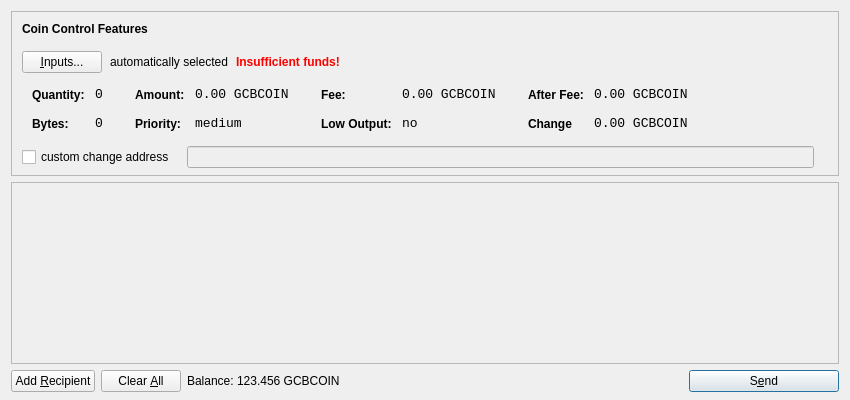
<?xml version="1.0" encoding="UTF-8"?>
<ui version="4.0">
 <class>SendCoinsDialog</class>
 <widget class="QDialog" name="SendCoinsDialog">
  <property name="geometry">
   <rect>
    <x>0</x>
    <y>0</y>
    <width>850</width>
    <height>400</height>
   </rect>
  </property>
  <property name="windowTitle">
   <string>Send Coins</string>
  </property>
  <layout class="QVBoxLayout" name="verticalLayout" stretch="0,1,0">
   <property name="bottomMargin">
    <number>8</number>
   </property>
   <item>
    <widget class="QFrame" name="frameCoinControl">
     <property name="sizePolicy">
      <sizepolicy hsizetype="Expanding" vsizetype="Expanding">
       <horstretch>0</horstretch>
       <verstretch>0</verstretch>
      </sizepolicy>
     </property>
     <property name="maximumSize">
      <size>
       <width>16777215</width>
       <height>16777215</height>
      </size>
     </property>
     <property name="frameShape">
      <enum>QFrame::StyledPanel</enum>
     </property>
     <property name="frameShadow">
      <enum>QFrame::Sunken</enum>
     </property>
     <layout class="QVBoxLayout" name="verticalLayoutCoinControl2">
      <property name="spacing">
       <number>6</number>
      </property>
      <property name="leftMargin">
       <number>0</number>
      </property>
      <property name="topMargin">
       <number>0</number>
      </property>
      <property name="rightMargin">
       <number>0</number>
      </property>
      <property name="bottomMargin">
       <number>6</number>
      </property>
      <item>
       <layout class="QVBoxLayout" name="verticalLayoutCoinControl" stretch="0,0,0,0,1">
        <property name="spacing">
         <number>0</number>
        </property>
        <property name="leftMargin">
         <number>10</number>
        </property>
        <property name="topMargin">
         <number>10</number>
        </property>
        <item>
         <layout class="QHBoxLayout" name="horizontalLayoutCoinControl1">
          <property name="bottomMargin">
           <number>15</number>
          </property>
          <item>
           <widget class="QLabel" name="labelCoinControlFeatures">
            <property name="sizePolicy">
             <sizepolicy hsizetype="Preferred" vsizetype="Maximum">
              <horstretch>0</horstretch>
              <verstretch>0</verstretch>
             </sizepolicy>
            </property>
            <property name="font">
             <font>
              <weight>75</weight>
              <bold>true</bold>
             </font>
            </property>
            <property name="styleSheet">
             <string notr="true">font-weight:bold;</string>
            </property>
            <property name="text">
             <string>Coin Control Features</string>
            </property>
           </widget>
          </item>
         </layout>
        </item>
        <item>
         <layout class="QHBoxLayout" name="horizontalLayoutCoinControl2" stretch="0,0,0,0">
          <property name="spacing">
           <number>8</number>
          </property>
          <property name="bottomMargin">
           <number>10</number>
          </property>
          <item>
           <widget class="QPushButton" name="pushButtonCoinControl">
            <property name="styleSheet">
             <string notr="true"/>
            </property>
            <property name="text">
             <string>&amp;Inputs...</string>
            </property>
           </widget>
          </item>
          <item>
           <widget class="QLabel" name="labelCoinControlAutomaticallySelected">
            <property name="text">
             <string>automatically selected</string>
            </property>
            <property name="margin">
             <number>5</number>
            </property>
           </widget>
          </item>
          <item>
           <widget class="QLabel" name="labelCoinControlInsuffFunds">
            <property name="font">
             <font>
              <weight>75</weight>
              <bold>true</bold>
             </font>
            </property>
            <property name="styleSheet">
             <string notr="true">color:red;font-weight:bold;</string>
            </property>
            <property name="text">
             <string>Insufficient funds!</string>
            </property>
            <property name="margin">
             <number>5</number>
            </property>
           </widget>
          </item>
          <item>
           <spacer name="horizontalSpacerCoinControl">
            <property name="orientation">
             <enum>Qt::Horizontal</enum>
            </property>
            <property name="sizeHint" stdset="0">
             <size>
              <width>40</width>
              <height>1</height>
             </size>
            </property>
           </spacer>
          </item>
         </layout>
        </item>
        <item>
         <widget class="QWidget" name="widgetCoinControl" native="true">
          <property name="sizePolicy">
           <sizepolicy hsizetype="Preferred" vsizetype="Preferred">
            <horstretch>0</horstretch>
            <verstretch>0</verstretch>
           </sizepolicy>
          </property>
          <property name="minimumSize">
           <size>
            <width>0</width>
            <height>0</height>
           </size>
          </property>
          <property name="styleSheet">
           <string notr="true"/>
          </property>
          <layout class="QHBoxLayout" name="horizontalLayoutCoinControl5">
           <property name="leftMargin">
            <number>0</number>
           </property>
           <property name="topMargin">
            <number>0</number>
           </property>
           <property name="rightMargin">
            <number>0</number>
           </property>
           <property name="bottomMargin">
            <number>0</number>
           </property>
           <item>
            <layout class="QHBoxLayout" name="horizontalLayoutCoinControl3" stretch="0,0,0,1">
             <property name="spacing">
              <number>20</number>
             </property>
             <property name="topMargin">
              <number>0</number>
             </property>
             <property name="bottomMargin">
              <number>10</number>
             </property>
             <item>
              <layout class="QFormLayout" name="formLayoutCoinControl1">
               <property name="horizontalSpacing">
                <number>10</number>
               </property>
               <property name="verticalSpacing">
                <number>14</number>
               </property>
               <property name="leftMargin">
                <number>10</number>
               </property>
               <property name="topMargin">
                <number>4</number>
               </property>
               <property name="rightMargin">
                <number>6</number>
               </property>
               <item row="0" column="0">
                <widget class="QLabel" name="labelCoinControlQuantityText">
                 <property name="styleSheet">
                  <string notr="true">font-weight:bold;</string>
                 </property>
                 <property name="text">
                  <string>Quantity:</string>
                 </property>
                 <property name="margin">
                  <number>0</number>
                 </property>
                </widget>
               </item>
               <item row="0" column="1">
                <widget class="QLabel" name="labelCoinControlQuantity">
                 <property name="font">
                  <font>
                   <family>Monospace</family>
                   <pointsize>10</pointsize>
                  </font>
                 </property>
                 <property name="cursor">
                  <cursorShape>IBeamCursor</cursorShape>
                 </property>
                 <property name="contextMenuPolicy">
                  <enum>Qt::ActionsContextMenu</enum>
                 </property>
                 <property name="text">
                  <string>0</string>
                 </property>
                 <property name="margin">
                  <number>0</number>
                 </property>
                 <property name="textInteractionFlags">
                  <set>Qt::LinksAccessibleByMouse|Qt::TextSelectableByKeyboard|Qt::TextSelectableByMouse</set>
                 </property>
                </widget>
               </item>
               <item row="1" column="0">
                <widget class="QLabel" name="labelCoinControlBytesText">
                 <property name="styleSheet">
                  <string notr="true">font-weight:bold;</string>
                 </property>
                 <property name="text">
                  <string>Bytes:</string>
                 </property>
                </widget>
               </item>
               <item row="1" column="1">
                <widget class="QLabel" name="labelCoinControlBytes">
                 <property name="font">
                  <font>
                   <family>Monospace</family>
                   <pointsize>10</pointsize>
                  </font>
                 </property>
                 <property name="cursor">
                  <cursorShape>IBeamCursor</cursorShape>
                 </property>
                 <property name="contextMenuPolicy">
                  <enum>Qt::ActionsContextMenu</enum>
                 </property>
                 <property name="text">
                  <string>0</string>
                 </property>
                 <property name="textInteractionFlags">
                  <set>Qt::LinksAccessibleByMouse|Qt::TextSelectableByKeyboard|Qt::TextSelectableByMouse</set>
                 </property>
                </widget>
               </item>
              </layout>
             </item>
             <item>
              <layout class="QFormLayout" name="formLayoutCoinControl2">
               <property name="horizontalSpacing">
                <number>10</number>
               </property>
               <property name="verticalSpacing">
                <number>14</number>
               </property>
               <property name="leftMargin">
                <number>6</number>
               </property>
               <property name="topMargin">
                <number>4</number>
               </property>
               <property name="rightMargin">
                <number>6</number>
               </property>
               <item row="0" column="0">
                <widget class="QLabel" name="labelCoinControlAmountText">
                 <property name="styleSheet">
                  <string notr="true">font-weight:bold;</string>
                 </property>
                 <property name="text">
                  <string>Amount:</string>
                 </property>
                 <property name="margin">
                  <number>0</number>
                 </property>
                </widget>
               </item>
               <item row="0" column="1">
                <widget class="QLabel" name="labelCoinControlAmount">
                 <property name="font">
                  <font>
                   <family>Monospace</family>
                   <pointsize>10</pointsize>
                  </font>
                 </property>
                 <property name="cursor">
                  <cursorShape>IBeamCursor</cursorShape>
                 </property>
                 <property name="contextMenuPolicy">
                  <enum>Qt::ActionsContextMenu</enum>
                 </property>
                 <property name="text">
                  <string>0.00 GCBCOIN</string>
                 </property>
                 <property name="textInteractionFlags">
                  <set>Qt::LinksAccessibleByMouse|Qt::TextSelectableByKeyboard|Qt::TextSelectableByMouse</set>
                 </property>
                </widget>
               </item>
               <item row="1" column="0">
                <widget class="QLabel" name="labelCoinControlPriorityText">
                 <property name="styleSheet">
                  <string notr="true">font-weight:bold;</string>
                 </property>
                 <property name="text">
                  <string>Priority:</string>
                 </property>
                </widget>
               </item>
               <item row="1" column="1">
                <widget class="QLabel" name="labelCoinControlPriority">
                 <property name="font">
                  <font>
                   <family>Monospace</family>
                   <pointsize>10</pointsize>
                  </font>
                 </property>
                 <property name="cursor">
                  <cursorShape>IBeamCursor</cursorShape>
                 </property>
                 <property name="contextMenuPolicy">
                  <enum>Qt::ActionsContextMenu</enum>
                 </property>
                 <property name="text">
                  <string>medium</string>
                 </property>
                 <property name="textInteractionFlags">
                  <set>Qt::LinksAccessibleByMouse|Qt::TextSelectableByKeyboard|Qt::TextSelectableByMouse</set>
                 </property>
                </widget>
               </item>
              </layout>
             </item>
             <item>
              <layout class="QFormLayout" name="formLayoutCoinControl3">
               <property name="horizontalSpacing">
                <number>10</number>
               </property>
               <property name="verticalSpacing">
                <number>14</number>
               </property>
               <property name="leftMargin">
                <number>6</number>
               </property>
               <property name="topMargin">
                <number>4</number>
               </property>
               <property name="rightMargin">
                <number>6</number>
               </property>
               <item row="0" column="0">
                <widget class="QLabel" name="labelCoinControlFeeText">
                 <property name="styleSheet">
                  <string notr="true">font-weight:bold;</string>
                 </property>
                 <property name="text">
                  <string>Fee:</string>
                 </property>
                 <property name="margin">
                  <number>0</number>
                 </property>
                </widget>
               </item>
               <item row="0" column="1">
                <widget class="QLabel" name="labelCoinControlFee">
                 <property name="font">
                  <font>
                   <family>Monospace</family>
                   <pointsize>10</pointsize>
                  </font>
                 </property>
                 <property name="cursor">
                  <cursorShape>IBeamCursor</cursorShape>
                 </property>
                 <property name="contextMenuPolicy">
                  <enum>Qt::ActionsContextMenu</enum>
                 </property>
                 <property name="text">
                  <string>0.00 GCBCOIN</string>
                 </property>
                 <property name="textInteractionFlags">
                  <set>Qt::LinksAccessibleByMouse|Qt::TextSelectableByKeyboard|Qt::TextSelectableByMouse</set>
                 </property>
                </widget>
               </item>
               <item row="1" column="0">
                <widget class="QLabel" name="labelCoinControlLowOutputText">
                 <property name="styleSheet">
                  <string notr="true">font-weight:bold;</string>
                 </property>
                 <property name="text">
                  <string>Low Output:</string>
                 </property>
                </widget>
               </item>
               <item row="1" column="1">
                <widget class="QLabel" name="labelCoinControlLowOutput">
                 <property name="font">
                  <font>
                   <family>Monospace</family>
                   <pointsize>10</pointsize>
                  </font>
                 </property>
                 <property name="cursor">
                  <cursorShape>IBeamCursor</cursorShape>
                 </property>
                 <property name="contextMenuPolicy">
                  <enum>Qt::ActionsContextMenu</enum>
                 </property>
                 <property name="text">
                  <string>no</string>
                 </property>
                 <property name="textInteractionFlags">
                  <set>Qt::LinksAccessibleByMouse|Qt::TextSelectableByKeyboard|Qt::TextSelectableByMouse</set>
                 </property>
                </widget>
               </item>
              </layout>
             </item>
             <item>
              <layout class="QFormLayout" name="formLayoutCoinControl4">
               <property name="horizontalSpacing">
                <number>10</number>
               </property>
               <property name="verticalSpacing">
                <number>14</number>
               </property>
               <property name="leftMargin">
                <number>6</number>
               </property>
               <property name="topMargin">
                <number>4</number>
               </property>
               <property name="rightMargin">
                <number>6</number>
               </property>
               <item row="0" column="0">
                <widget class="QLabel" name="labelCoinControlAfterFeeText">
                 <property name="styleSheet">
                  <string notr="true">font-weight:bold;</string>
                 </property>
                 <property name="text">
                  <string>After Fee:</string>
                 </property>
                 <property name="margin">
                  <number>0</number>
                 </property>
                </widget>
               </item>
               <item row="0" column="1">
                <widget class="QLabel" name="labelCoinControlAfterFee">
                 <property name="font">
                  <font>
                   <family>Monospace</family>
                   <pointsize>10</pointsize>
                  </font>
                 </property>
                 <property name="cursor">
                  <cursorShape>IBeamCursor</cursorShape>
                 </property>
                 <property name="contextMenuPolicy">
                  <enum>Qt::ActionsContextMenu</enum>
                 </property>
                 <property name="text">
                  <string>0.00 GCBCOIN</string>
                 </property>
                 <property name="textInteractionFlags">
                  <set>Qt::LinksAccessibleByMouse|Qt::TextSelectableByKeyboard|Qt::TextSelectableByMouse</set>
                 </property>
                </widget>
               </item>
               <item row="1" column="0">
                <widget class="QLabel" name="labelCoinControlChangeText">
                 <property name="styleSheet">
                  <string notr="true">font-weight:bold;</string>
                 </property>
                 <property name="text">
                  <string>Change</string>
                 </property>
                </widget>
               </item>
               <item row="1" column="1">
                <widget class="QLabel" name="labelCoinControlChange">
                 <property name="font">
                  <font>
                   <family>Monospace</family>
                   <pointsize>10</pointsize>
                  </font>
                 </property>
                 <property name="cursor">
                  <cursorShape>IBeamCursor</cursorShape>
                 </property>
                 <property name="contextMenuPolicy">
                  <enum>Qt::ActionsContextMenu</enum>
                 </property>
                 <property name="text">
                  <string>0.00 GCBCOIN</string>
                 </property>
                 <property name="textInteractionFlags">
                  <set>Qt::LinksAccessibleByMouse|Qt::TextSelectableByKeyboard|Qt::TextSelectableByMouse</set>
                 </property>
                </widget>
               </item>
              </layout>
             </item>
            </layout>
           </item>
          </layout>
         </widget>
        </item>
        <item>
         <layout class="QHBoxLayout" name="horizontalLayoutCoinControl4" stretch="0,0,0">
          <property name="spacing">
           <number>12</number>
          </property>
          <property name="sizeConstraint">
           <enum>QLayout::SetDefaultConstraint</enum>
          </property>
          <property name="topMargin">
           <number>5</number>
          </property>
          <property name="rightMargin">
           <number>5</number>
          </property>
          <item>
           <widget class="QCheckBox" name="checkBoxCoinControlChange">
            <property name="text">
             <string>custom change address</string>
            </property>
           </widget>
          </item>
          <item>
           <widget class="QLineEdit" name="lineEditCoinControlChange">
            <property name="enabled">
             <bool>false</bool>
            </property>
            <property name="sizePolicy">
             <sizepolicy hsizetype="Expanding" vsizetype="Fixed">
              <horstretch>0</horstretch>
              <verstretch>0</verstretch>
             </sizepolicy>
            </property>
           </widget>
          </item>
          <item>
           <widget class="QLabel" name="labelCoinControlChangeLabel">
            <property name="sizePolicy">
             <sizepolicy hsizetype="Preferred" vsizetype="Expanding">
              <horstretch>0</horstretch>
              <verstretch>0</verstretch>
             </sizepolicy>
            </property>
            <property name="minimumSize">
             <size>
              <width>0</width>
              <height>0</height>
             </size>
            </property>
            <property name="text">
             <string/>
            </property>
            <property name="margin">
             <number>3</number>
            </property>
           </widget>
          </item>
         </layout>
        </item>
        <item>
         <spacer name="verticalSpacerCoinControl">
          <property name="orientation">
           <enum>Qt::Vertical</enum>
          </property>
          <property name="sizeHint" stdset="0">
           <size>
            <width>800</width>
            <height>1</height>
           </size>
          </property>
         </spacer>
        </item>
       </layout>
      </item>
     </layout>
    </widget>
   </item>
   <item>
    <widget class="QScrollArea" name="scrollArea">
     <property name="widgetResizable">
      <bool>true</bool>
     </property>
     <widget class="QWidget" name="scrollAreaWidgetContents">
      <property name="geometry">
       <rect>
        <x>0</x>
        <y>0</y>
        <width>830</width>
        <height>173</height>
       </rect>
      </property>
      <layout class="QVBoxLayout" name="verticalLayout_2">
       <property name="leftMargin">
        <number>0</number>
       </property>
       <property name="topMargin">
        <number>0</number>
       </property>
       <property name="rightMargin">
        <number>0</number>
       </property>
       <property name="bottomMargin">
        <number>0</number>
       </property>
       <item>
        <layout class="QVBoxLayout" name="entries">
         <property name="spacing">
          <number>6</number>
         </property>
        </layout>
       </item>
       <item>
        <spacer name="verticalSpacer">
         <property name="orientation">
          <enum>Qt::Vertical</enum>
         </property>
         <property name="sizeHint" stdset="0">
          <size>
           <width>20</width>
           <height>40</height>
          </size>
         </property>
        </spacer>
       </item>
      </layout>
     </widget>
    </widget>
   </item>
   <item>
    <layout class="QHBoxLayout" name="horizontalLayout">
     <item>
      <widget class="QPushButton" name="addButton">
       <property name="toolTip">
        <string>Send to multiple recipients at once</string>
       </property>
       <property name="text">
        <string>Add &amp;Recipient</string>
       </property>
       <property name="icon">
        <iconset resource="../bitcoin.qrc">
         <normaloff>:/icons/add</normaloff>:/icons/add</iconset>
       </property>
       <property name="autoDefault">
        <bool>false</bool>
       </property>
      </widget>
     </item>
     <item>
      <widget class="QPushButton" name="clearButton">
       <property name="sizePolicy">
        <sizepolicy hsizetype="Minimum" vsizetype="Fixed">
         <horstretch>0</horstretch>
         <verstretch>0</verstretch>
        </sizepolicy>
       </property>
       <property name="toolTip">
        <string>Remove all transaction fields</string>
       </property>
       <property name="text">
        <string>Clear &amp;All</string>
       </property>
       <property name="icon">
        <iconset resource="../bitcoin.qrc">
         <normaloff>:/icons/remove</normaloff>:/icons/remove</iconset>
       </property>
       <property name="autoRepeatDelay">
        <number>300</number>
       </property>
       <property name="autoDefault">
        <bool>false</bool>
       </property>
      </widget>
     </item>
     <item>
      <layout class="QHBoxLayout" name="horizontalLayout_2">
       <property name="spacing">
        <number>3</number>
       </property>
       <item>
        <widget class="QLabel" name="label">
         <property name="text">
          <string>Balance:</string>
         </property>
        </widget>
       </item>
       <item>
        <widget class="QLabel" name="labelBalance">
         <property name="cursor">
          <cursorShape>IBeamCursor</cursorShape>
         </property>
         <property name="text">
          <string>123.456 GCBCOIN</string>
         </property>
         <property name="textInteractionFlags">
          <set>Qt::LinksAccessibleByMouse|Qt::TextSelectableByKeyboard|Qt::TextSelectableByMouse</set>
         </property>
        </widget>
       </item>
      </layout>
     </item>
     <item>
      <spacer name="horizontalSpacer">
       <property name="orientation">
        <enum>Qt::Horizontal</enum>
       </property>
       <property name="sizeHint" stdset="0">
        <size>
         <width>40</width>
         <height>20</height>
        </size>
       </property>
      </spacer>
     </item>
     <item>
      <widget class="QPushButton" name="sendButton">
       <property name="minimumSize">
        <size>
         <width>150</width>
         <height>0</height>
        </size>
       </property>
       <property name="toolTip">
        <string>Confirm the send action</string>
       </property>
       <property name="text">
        <string>S&amp;end</string>
       </property>
       <property name="icon">
        <iconset resource="../bitcoin.qrc">
         <normaloff>:/icons/send</normaloff>:/icons/send</iconset>
       </property>
       <property name="default">
        <bool>true</bool>
       </property>
      </widget>
     </item>
    </layout>
   </item>
  </layout>
 </widget>
 <resources>
  <include location="../bitcoin.qrc"/>
 </resources>
 <connections/>
</ui>
